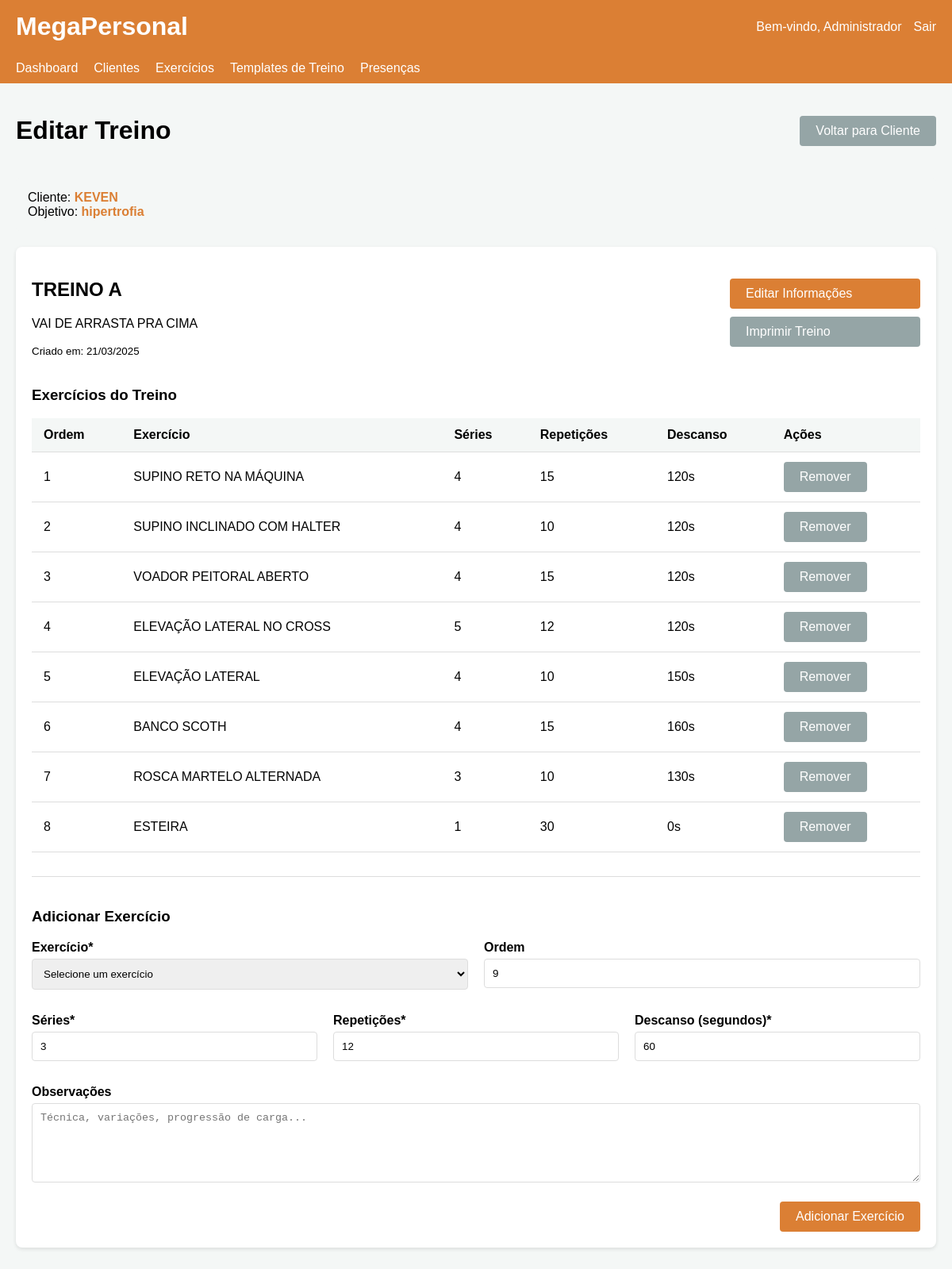
The page /workout/edit/2 (signed in) on the database its author committed.
### app.py (models this page shows)
class Client(db.Model):
    id = db.Column(db.Integer, primary_key=True)
    name = db.Column(db.String(100), nullable=False)
    email = db.Column(db.String(100), nullable=False)
    phone = db.Column(db.String(20))
    age = db.Column(db.Integer)
    height = db.Column(db.Float)
    weight = db.Column(db.Float)
    goal = db.Column(db.String(200))
    health_notes = db.Column(db.Text)
    registration_date = db.Column(db.DateTime, default=datetime.utcnow)
    trainer_id = db.Column(db.Integer, db.ForeignKey('trainer.id'), nullable=False)
    workouts = db.relationship('Workout', backref='client', lazy=True)
    assessments = db.relationship('Assessment', backref='client', lazy=True)

class Workout(db.Model):
    id = db.Column(db.Integer, primary_key=True)
    name = db.Column(db.String(100), nullable=False)
    description = db.Column(db.Text)
    created_date = db.Column(db.DateTime, default=datetime.utcnow)
    client_id = db.Column(db.Integer, db.ForeignKey('client.id'), nullable=False)
    exercises = db.relationship('WorkoutExercise', backref='workout', lazy=True)

class WorkoutExercise(db.Model):
    id = db.Column(db.Integer, primary_key=True)
    workout_id = db.Column(db.Integer, db.ForeignKey('workout.id'), nullable=False)
    exercise_id = db.Column(db.Integer, db.ForeignKey('exercise.id'), nullable=False)
    sets = db.Column(db.Integer)
    reps = db.Column(db.String(50))  # Pode ser "12, 10, 8" para pirâmide
    rest_time = db.Column(db.Integer)  # Em segundos
    notes = db.Column(db.Text)
    order = db.Column(db.Integer)  # Ordem do exercício no treino

class Exercise(db.Model):
    id = db.Column(db.Integer, primary_key=True)
    name = db.Column(db.String(100), nullable=False)
    description = db.Column(db.Text)
    muscle_group = db.Column(db.String(50))
    video_url = db.Column(db.String(200))
    workout_exercises = db.relationship('WorkoutExercise', backref='exercise', lazy=True)

### app.py (the view, shortened to what this page needs)
@app.route('/workout/edit/<int:workout_id>', methods=['GET', 'POST'])
def workout_edit(workout_id):
    if 'trainer_id' not in session:
        return redirect(url_for('login'))
    workout = Workout.query.get_or_404(workout_id)
    client = Client.query.get(workout.client_id)
    if client.trainer_id != session['trainer_id']:
        return redirect(url_for('clients'))
    exercises = Exercise.query.all()
    workout_exercises = WorkoutExercise.query.filter_by(workout_id=workout.id).order_by(WorkoutExercise.order).all()
    return render_template('workout_edit.html',
                          workout=workout,
                          client=client,
                          exercises=exercises,
                          workout_exercises=workout_exercises)

### templates/workout_edit.html (shortened to what this page needs)
<!DOCTYPE html>
<html lang="pt-br">
<head>
</head>
<body>
    <header>
        <div class="header-content">
            <div class="logo">
                <h1>MegaPersonal</h1>
            </div>
            <div class="user-info">
                <span>Bem-vindo, {{ session.get('trainer_name', 'Treinador') }}</span>
                <a href="{{ url_for('logout') }}">Sair</a>
            </div>
        </div>
    </header>
    <nav class="navbar">
        <ul class="nav-links">
            <li><a href="{{ url_for('dashboard') }}">Dashboard</a></li>
            <li><a href="{{ url_for('client_list') }}">Clientes</a></li>
            <li><a href="{{ url_for('exercises') }}">Exercícios</a></li>
            <li><a href="{{ url_for('workout_templates') }}">Templates de Treino</a></li>
            <li><a href="{{ url_for('attendance_list') }}">Presenças</a></li>
        </ul>
    </nav>
    <div class="container">
        <div class="page-header">
            <h1>Editar Treino</h1>
            <a href="{{ url_for('client_detail', client_id=client.id) }}" class="button secondary">Voltar para Cliente</a>
        </div>
        <div class="client-info">
            <p>Cliente: <strong>{{ client.name }}</strong></p>
            <p>Objetivo: <strong>{{ client.goal }}</strong></p>
        </div>
        <div class="form-container">
            <div class="workout-details">
                <div class="workout-info">
                    <h2>{{ workout.name }}</h2>
                    <p>{{ workout.description }}</p>
                    <p><small>Criado em: {{ workout.created_date.strftime('%d/%m/%Y') }}</small></p>
                </div>
                <div class="workout-actions">
                    <a href="#" class="button">Editar Informações</a>
                    <a href="#" class="button secondary">Imprimir Treino</a>
                </div>
            </div>
            <h3>Exercícios do Treino</h3>
            {% if workout_exercises %}
            <table>
                <thead>
                    <tr>
                        <th>Ordem</th>
                        <th>Exercício</th>
                        <th>Séries</th>
                        <th>Repetições</th>
                        <th>Descanso</th>
                        <th>Ações</th>
                    </tr>
                </thead>
                <tbody>
                    {% for we in workout_exercises %}
                    <tr>
                        <td>{{ we.order }}</td>
                        <td>{{ we.exercise.name }}</td>
                        <td>{{ we.sets }}</td>
                        <td>{{ we.reps }}</td>
                        <td>{{ we.rest_time }}s</td>
                        <td>
                            <form method="POST" action="{{ url_for('workout_edit', workout_id=workout.id) }}" style="display: inline;">
                                <button type="submit" class="button secondary">Remover</button>
                            </form>
                        </td>
                    </tr>
                    {% endfor %}
                </tbody>
            </table>
            {% else %}
            <p>Nenhum exercício adicionado ainda.</p>
            {% endif %}
            <div class="exercise-form">
                <h3>Adicionar Exercício</h3>
                <form method="POST" action="{{ url_for('workout_edit', workout_id=workout.id) }}">
                    <div class="form-row">
                        <div class="form-group">
                            <label for="exercise">Exercício*</label>
                            <select id="exercise" name="exercise_id" required>
                                <option value="">Selecione um exercício</option>
                            </select>
                        </div>
                        <div class="form-group">
                            <label for="order">Ordem</label>
                            <input type="number" id="order" name="order" min="1" value="{{ workout_exercises|length + 1 }}">
                        </div>
                    </div>
                    <div class="form-row">
                        <div class="form-group">
                            <label for="sets">Séries*</label>
                            <input type="number" id="sets" name="sets" min="1" max="20" value="3" required>
                        </div>
                        <div class="form-group">
                            <label for="reps">Repetições*</label>
                            <input type="text" id="reps" name="reps" placeholder="Ex: 12, 10-12, ou 12,10,8" value="12" required>
                        </div>
                        <div class="form-group">
                            <label for="rest_time">Descanso (segundos)*</label>
                            <input type="number" id="rest_time" name="rest_time" min="0" max="300" value="60" required>
                        </div>
                    </div>
                    <div class="form-group">
                        <label for="notes">Observações</label>
                        <textarea id="notes" name="notes" placeholder="Técnica, variações, progressão de carga..."></textarea>
                    </div>
                    <div class="button-container">
                        <button type="submit" class="button">Adicionar Exercício</button>
                    </div>
                </form>
            </div>
        </div>
    </div>
</body>
</html>

### templates/workout_edit.html (style rules this page uses)
body { font-family: 'Arial', sans-serif; background-color: #f4f7f6; margin: 0; padding: 0; }
.container { max-width: 1200px; margin: 0 auto; padding: 20px; }
header { background-color: #db7f34; color: white; padding: 15px 0; box-shadow: 0 2px 5px rgba(0,0,0,0.1); }
.header-content { display: flex; justify-content: space-between; align-items: center; max-width: 1200px; margin: 0 auto; padding: 0 20px; }
.logo h1 { margin: 0; }
.user-info { display: flex; align-items: center; }
.user-info a { color: white; text-decoration: none; margin-left: 15px; }
.navbar { background-color: #db7f34; padding: 10px 0; }
.nav-links { display: flex; list-style: none; margin: 0; padding: 0 20px; max-width: 1200px; margin: 0 auto; }
.nav-links li { margin-right: 20px; }
.nav-links a { color: white; text-decoration: none; padding: 5px 0; }
.page-header { margin-bottom: 20px; display: flex; justify-content: space-between; align-items: center; }
.form-container, .exercise-list { background-color: white; border-radius: 8px; box-shadow: 0 2px 5px rgba(0,0,0,0.1); padding: 20px; margin-bottom: 20px; }
.form-group { margin-bottom: 15px; }
label { display: block; margin-bottom: 5px; font-weight: bold; }
input[type="text"], input[type="number"], textarea, select { width: 100%; padding: 10px; border: 1px solid #ddd; border-radius: 4px; box-sizing: border-box; }
textarea { min-height: 100px; }
.button-container { margin-top: 20px; text-align: right; }
.button { background-color: #db7f34; color: white; border: none; padding: 10px 20px; border-radius: 4px; cursor: pointer; font-size: 16px; text-decoration: none; display: inline-block; }
.button.secondary { background-color: #95a5a6; }
.client-info { background-color: #f4f7f6; padding: 15px; border-radius: 4px; margin-bottom: 20px; }
.client-info p { margin: 0; }
.client-info strong { color: #db7f34; }
.workout-details { display: flex; justify-content: space-between; margin-bottom: 20px; }
.workout-info { flex: 2; padding-right: 20px; }
.workout-actions { flex: 1; display: flex; flex-direction: column; justify-content: center; align-items: flex-end; }
.workout-actions .button { margin-bottom: 10px; width: 200px; }
table { width: 100%; border-collapse: collapse; }
th, td { padding: 12px 15px; text-align: left; border-bottom: 1px solid #ddd; }
th { background-color: #f4f7f6; font-weight: bold; }
.exercise-form { margin-top: 30px; border-top: 1px solid #ddd; padding-top: 20px; }
.form-row { display: flex; gap: 20px; margin-bottom: 15px; }
.form-group { flex: 1; }

### rows shown on the page
Client: name "KEVEN", goal "hipertrofia"
Workout: name "TREINO A", description "VAI DE ARRASTA PRA CIMA", created_date "21/03/2025"
WorkoutExercise: order "1", exercise.name "SUPINO RETO NA MÁQUINA", sets "4", reps "15", rest_time "120"
WorkoutExercise: order "2", exercise.name "SUPINO INCLINADO COM HALTER", sets "4", reps "10", rest_time "120"
WorkoutExercise: order "3", exercise.name "VOADOR PEITORAL ABERTO", sets "4", reps "15", rest_time "120"
WorkoutExercise: order "4", exercise.name "ELEVAÇÃO LATERAL NO CROSS", sets "5", reps "12", rest_time "120"
WorkoutExercise: order "5", exercise.name "ELEVAÇÃO LATERAL", sets "4", reps "10", rest_time "150"
WorkoutExercise: order "6", exercise.name "BANCO SCOTH", sets "4", reps "15", rest_time "160"
WorkoutExercise: order "7", exercise.name "ROSCA MARTELO ALTERNADA", sets "3", reps "10", rest_time "130"
WorkoutExercise: order "8", exercise.name "ESTEIRA", sets "1", reps "30", rest_time "0"

### other values the page prints
{{ session.get('trainer_name', 'Treinador') }} "Administrador"
